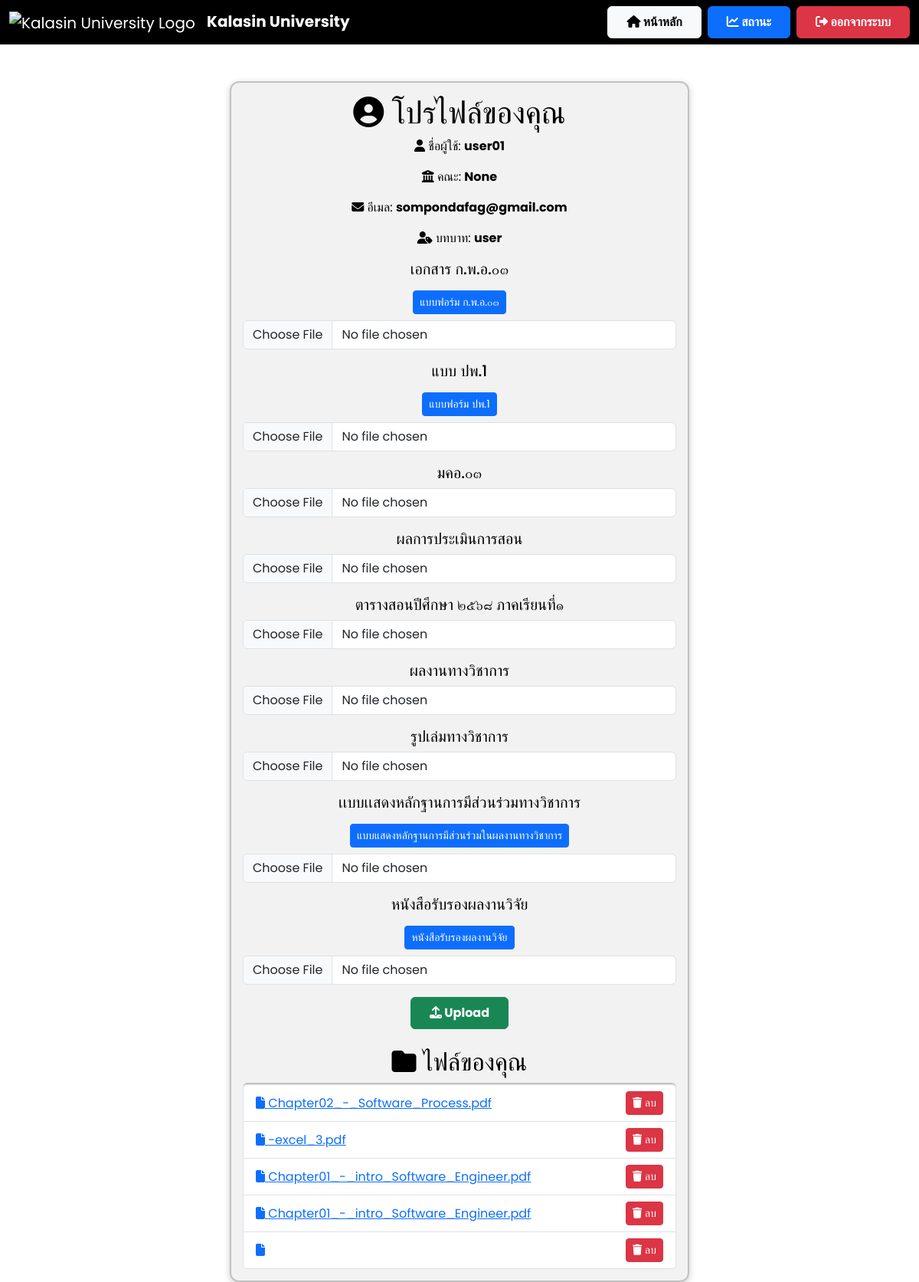
Page /profile (signed in) on the committed database.
### models.py (models this page shows)
class User(db.Model):
    id = db.Column(db.Integer, primary_key=True)
    username = db.Column(db.String(100), nullable=False, unique=True)
    role = db.Column(db.String(50), nullable=False)
    faculty = db.Column(db.String(100), nullable=True)
    document_requests = db.relationship('DocumentRequest', back_populates='user', lazy=True)
    files = db.relationship('File', back_populates='user', lazy=True)  # ✅ เพิ่มตรงนี้

class File(db.Model):
    id = db.Column(db.Integer, primary_key=True)
    filename = db.Column(db.String(255), nullable=False)
    file_path = db.Column(db.String(255), nullable=True)
    status = db.Column(db.String(50), nullable=False, default="รอตรวจสอบ")
    comment = db.Column(db.Text, nullable=True)
    user_id = db.Column(db.Integer, db.ForeignKey('user.id'), nullable=False)
    upload_date = db.Column(db.DateTime, default=db.func.current_timestamp())
    review_date = db.Column(db.DateTime, nullable=True)
    approve_date = db.Column(db.DateTime, nullable=True)
    user = db.relationship('User', back_populates='files')

### app.py (the view)
@app.route('/profile')
def profile():
    if 'user_id' not in session:
        return redirect(url_for('login'))
    user  = User.query.get(session['user_id'])
    files = File.query.filter_by(user_id=user.id).all()
    th = {
        'engineering': 'วิศวกรรมศาสตร์',
        'science':     'วิทยาศาสตร์',
        'education':   'ครุศาสตร์',
        'nursing':     'พยาบาลศาสตร์',
        'law':         'นิติศาสตร์',
        'arts':        'ศิลปศาสตร์'
    }
    return render_template(
        'profile.html',
        username=user.username,
        email   =user.email,
        role    =user.role,
        faculty =th.get(user.faculty, user.faculty),   # ส่งชื่อไทย
        files   =files
    )

### templates/profile.html (shortened to what this page needs)
<!DOCTYPE html>
<html lang="th">
<head>
    <link href="https://cdn.jsdelivr.net/npm/bootstrap@5.3.3/dist/css/bootstrap.min.css" rel="stylesheet">
    <link rel="stylesheet" href="https://cdnjs.cloudflare.com/ajax/libs/font-awesome/6.4.2/css/all.min.css">
</head>
<body>
    <nav class="navbar navbar-expand-lg navbar-dark">
        <div class="container-fluid">
            <a class="navbar-brand" href="{{ url_for('user_dashboard') }}">
                <img src="https://upload.wikimedia.org/wikipedia/th/thumb/4/4e/Kalasin_University_Seal.svg/1200px-Kalasin_University_Seal.svg.png"
                    alt="Kalasin University Logo" style="height: 50px; margin-right: 10px;">
                <strong>Kalasin University</strong>
            </a>
            <div class="ms-auto d-flex">
                <a href="{{ url_for('user_dashboard') }}" class="btn btn-light fw-bold px-4 py-2 me-2">
                    <i class="fas fa-home"></i> หน้าหลัก
                </a>
                <a href="{{ url_for('status') }}" class="btn btn-primary fw-bold px-4 py-2 me-2">
                    <i class="fas fa-chart-line"></i> สถานะ
                </a>
                <a href="{{ url_for('logout') }}" class="btn btn-danger fw-bold px-4 py-2">
                    <i class="fas fa-sign-out-alt"></i> ออกจากระบบ
                </a>
            </div>
        </div>
    </nav>
    <div class="container mt-5">
        <div class="card text-center">
            <h1><i class="fas fa-user-circle"></i> โปรไฟล์ของคุณ</h1>
            <p><i class="fas fa-user"></i> ชื่อผู้ใช้: <strong>{{ username }}</strong></p>
            <p>
                <i class="fas fa-building-columns"></i>
                คณะ: <strong style="">{{ faculty }}</strong>
              </p>
            <p><i class="fas fa-envelope"></i> อีเมล: <strong>{{ email }}</strong></p>
            <p><i class="fas fa-user-tag"></i> บทบาท: <strong>{{ role }}</strong></p>
            <form id="uploadForm" action="{{ url_for('upload_profile') }}" method="POST" enctype="multipart/form-data">
                <div class="mb-3">
                    <h5>เอกสาร ก.พ.อ.๐๓</h5>
                    <a href="{{ url_for('static', filename='forms/ก.พ.อ.03 พ.ศ. 2563.docx') }}"
                       class="btn btn-sm btn-primary mt-2 mb-2" download>
                       แบบฟอร์ม ก.พ.อ.๐๓
                    </a>
                    <input type="file" name="file_teaching" class="form-control">
                </div>
                <div class="mb-3">
                    <h5>แบบ ปพ.1</h5>
                    <a href="{{ url_for('static', filename='forms/แบบ ปผ1.doc') }}"
                       class="btn btn-sm btn-primary mt-2 mb-2" download>
                       แบบฟอร์ม ปพ.1
                    </a>
                    <input type="file" name="file_teaching_rsu" accept=".pdf, .doc, .docx" class="form-control">
                </div>
                <div class="mb-3">
                    <h5>มคอ.๐๓</h5>
                    <input type="file" name="file_research" accept=".pdf, .doc, .docx" class="form-control">
                </div>
                <div class="mb-3">
                    <h5>ผลการประเมินการสอน</h5>
                    <input type="file" name="file_mko03" accept=".pdf, .doc, .docx" class="form-control">
                </div>
                <div class="mb-3">
                    <h5>ตารางสอนปีศึกษา ๒๕๖๘ ภาคเรียนที่๑ </h5>
                    <input type="file" name="file_pp1" accept=".pdf, .doc, .docx" class="form-control">
                </div>
                <div class="mb-3">
                    <h5>ผลงานทางวิชาการ</h5>
                    <input type="file" name="file_evaluation" accept=".pdf, .doc, .docx" class="form-control">
                </div>
                <div class="mb-3">
                    <h5>รูปเล่มทางวิชาการ</h5>
                    <input type="file" name="file_academic" accept=".pdf, .doc, .docx" class="form-control">
                </div>
                <div class="mb-3">
                    <h5>เเบบเเสดงหลักฐานการมีส่วนร่วมทางวิชาการ</h5>
                    <a href="{{ url_for('static', filename='static/forms/แบบแสดงหลักฐานการมีส่วนร่วมในผลงานทางวิจัย.doc') }}"
                       class="btn btn-sm btn-primary mt-2 mb-2" download>
                       แบบแสดงหลักฐานการมีส่วนร่วมในผลงานทางวิชาการ
                    </a>
                    <input type="file" name="file_academic" accept=".pdf, .doc, .docx" class="form-control">
                </div>
                <div class="mb-3">
                    <h5>หนังสือรับรองผลงานวิจัย</h5>
                    <a href="{{ url_for('static', filename='forms/หนังสือรับรองการเผยแพร่ผลงานทางวิชาการ.doc') }}"
                       class="btn btn-sm btn-primary mt-2 mb-2" download>
                       หนังสือรับรองผลงานวิจัย
                    </a>
                    <input type="file" name="file_academic" accept=".pdf, .doc, .docx" class="form-control">
                </div>
                <button type="submit" class="btn btn-success fw-bold px-4 py-2">
                    <i class="fas fa-upload"></i> Upload
                </button>
            </form>
            <h2 class="mt-4"><i class="fas fa-folder"></i> ไฟล์ของคุณ</h2>
            <ul class="list-group">
                {% for file in files %}
                <li class="list-group-item d-flex justify-content-between align-items-center">
                    <a href="{{ url_for('view_file', filename=file.filename) }}" target="_blank">
                        <i class="fas fa-file"></i> {{ file.filename }}
                    </a>
                    <a href="{{ url_for('delete_file', file_id=file.id) }}" class="btn btn-danger btn-sm">
                        <i class="fas fa-trash"></i> ลบ
                    </a>
                </li>
                {% endfor %}
            </ul>
        </div>
    </div>
</body>
</html>

### templates/profile.html (style rules this page uses)
body { font-family: 'Poppins', sans-serif; background: white; color: black; transition: all 0.3s ease-in-out; }
.navbar { background: #000000; backdrop-filter: blur(10px); }
.card { background: rgba(0, 0, 0, 0.05); color: black; border-radius: 12px; padding: 15px; border: 2px solid rgba(0, 0, 0, 0.2); box-shadow: 0 3px 10px rgba(0, 0, 0, 0.2); max-width: 600px; margin: auto; }

### rows in the picture
User: username "user01", email "sompondafag@gmail.com", role "user"
File: filename "Chapter02_-_Software_Process.pdf"
File: filename "-excel_3.pdf"
File: filename "Chapter01_-_intro_Software_Engineer.pdf"
File: filename "Chapter01_-_intro_Software_Engineer.pdf"

### other values in the picture
{{ faculty }} "None"
